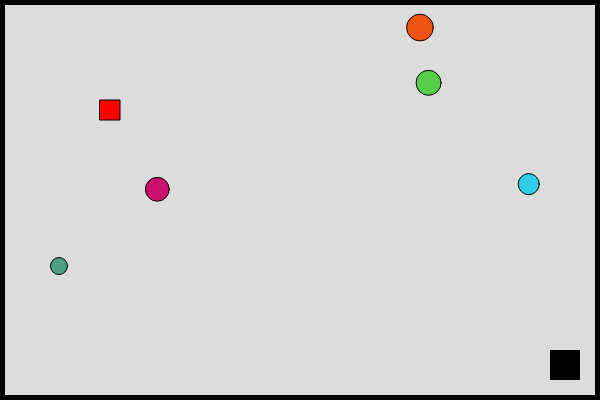
Frame 1 (no input)
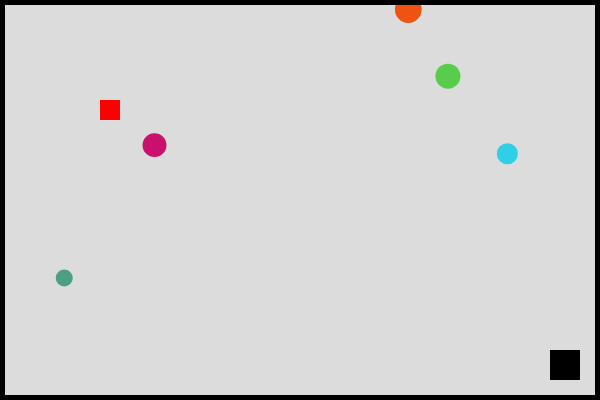
Frame 60 (no input)
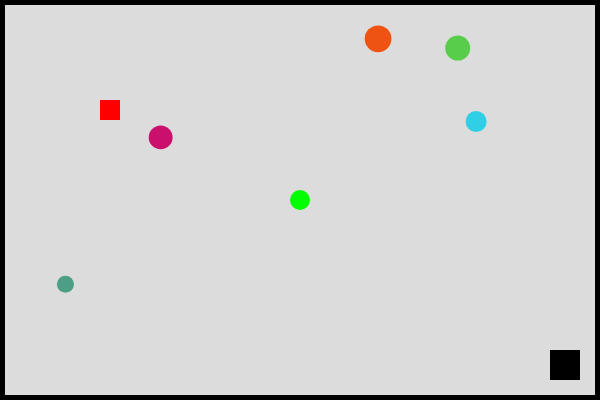
Frame 120 (the mouse pressed at the canvas centre since frame 60)

The p5.js sketch that drew these frames (run headless with seeded random() and noise() and a simulated clock; from frame 60 on, the mouse is pressed at the canvas centre):

// p5.js sketch
// ── sketch.js
var player;
var speed = 5;
var objects = [];
var obstacles = [];
var exitPosition;
var playerReachedExit = false;
function setup() {
  createCanvas(600, 400);
  player = create_player(100,100,20,[255, 0, 0]);
  create_obstacles();
  exitPosition = createVector(width - 50, height - 50);
}

function draw() {
  background(220);
  player.draw();
  move_player();
  for(let obj of objects){
    obj.draw();
  }
  for(let obstacle of obstacles){
    move_obstacle(obstacle)
    obstacle.draw();
  }
  drawExit();
  drawBorders();
  checkWinCondition();
  if (playerReachedExit){
    displayWinMessage();
  }
}

function move_player() {
  if (keyIsDown(65)) {
    player.position.x -= 1;
  }
  if (keyIsDown(68)) {
    player.position.x += 1;
  }
  if (keyIsDown(87)) {
    player.position.y -= 1;
  }
  if (keyIsDown(83)) {
    player.position.y += 1;
  }
}

function mousePressed(){
  objects.push(create_object(mouseX, mouseY, 20, [0, 255, 0]));
}

function create_object(x, y, size, color, vx, vy) {
  return {
    x: x,
    y: y,
    size: size,
    color: color,
    vx: vx, 
    vy: vy, 
    draw: function() {
      fill(this.color);
      ellipse(this.x, this.y, this.size, this.size);
    }
  };
}
function create_player(x,y,size,color){
  return{
    position: createVector(x,y),
    size: size,
    color: color,
    draw: function(){
      fill(this.color);
      rect(this.position.x, this.position.y, this.size, this.size);
    }
  };
}

function create_obstacles(){
  for (let i = 0; i < 5; i++){
    let x = random(width);
    let y = random(height);
    let size = random(10, 30);
    let color = [random(255), random(255), random(255)];
    let vx = random(-1, 1);
    let vy = random(-1, 1);
    obstacles.push(create_object(x, y, size, color));
    
  }
}

function move_obstacle(obstacle) {
  let speed = 1;

  
  if (typeof obstacle.vx !== 'number' || isNaN(obstacle.vx)) {
    obstacle.vx = 0; 
  }
  if (typeof obstacle.vy !== 'number' || isNaN(obstacle.vy)) {
    obstacle.vy = 0; 
  }
  
  obstacle.x += obstacle.vx;
  obstacle.y += obstacle.vy;

  if (random(1) < 0.05) {
    obstacle.vx = random(-speed, speed);
    obstacle.vy = random(-speed, speed);
  }

  obstacle.x = constrain(obstacle.x, 0, width - obstacle.size);
  obstacle.y = constrain(obstacle.y, 0, height - obstacle.size);
}

function drawBorders(){
  let borderThickness = 5;
  fill(0);
  noStroke();
  rect(0,0,width,borderThickness);
  rect(0, height - borderThickness, width, borderThickness);
  rect(0, 0, borderThickness, height);
  rect(width - borderThickness, 0, borderThickness, height);
}

function drawExit(){
  fill(0);
  noStroke();
  rect(exitPosition.x, exitPosition.y, 30, 30);
}

function checkWinCondition() {
  let distance = dist(player.position.x, player.position.y, exitPosition.x, exitPosition.y);
  console.log("Distance to exit:", distance);
  if (distance < 20) { 
    playerReachedExit = true;
  }
}

function displayWinMessage(){
  fill(0);
  textSize(32);
  textAlign(CENTER, CENTER);
  text("You Win!", width / 2, height / 2);
}
